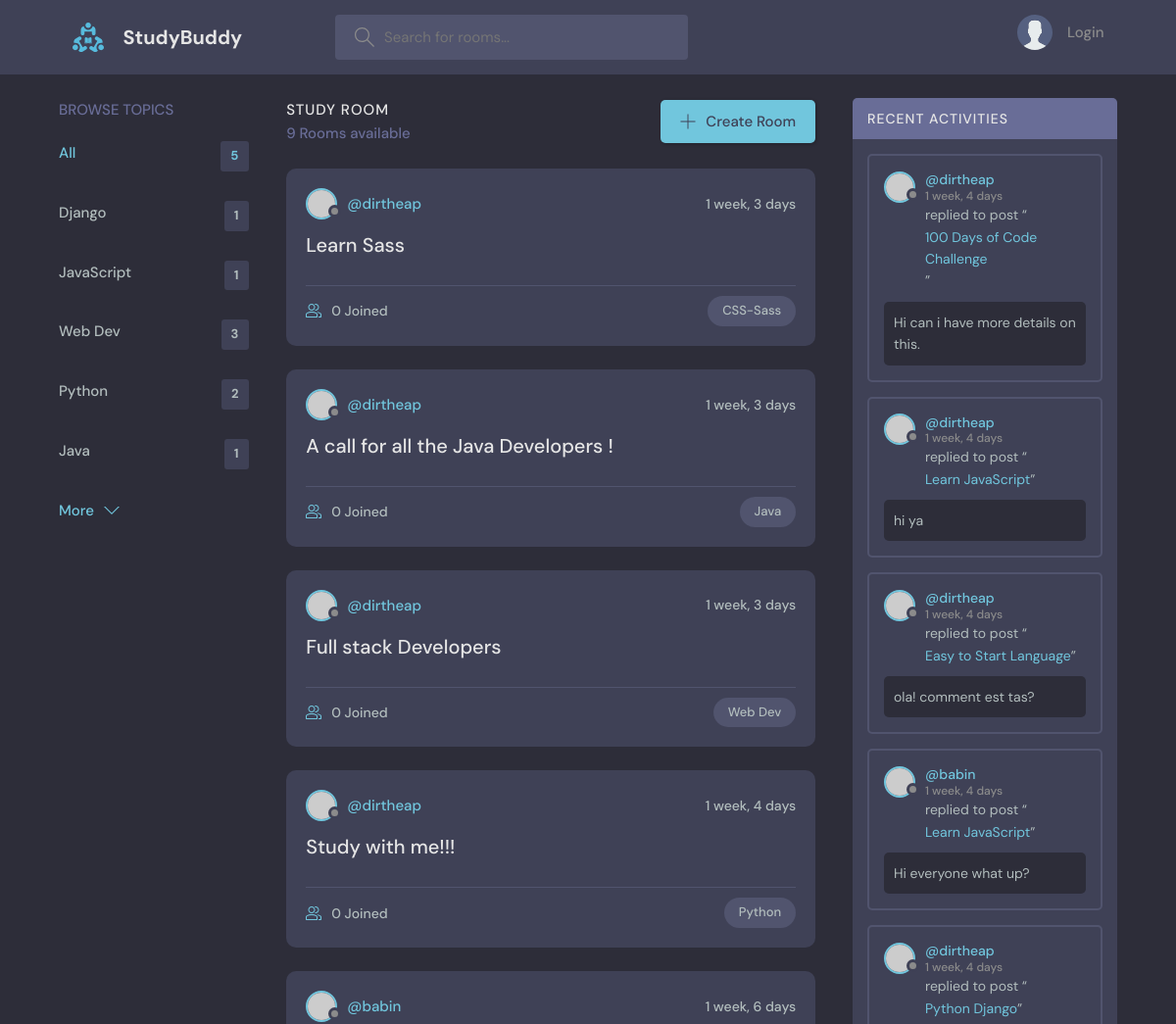
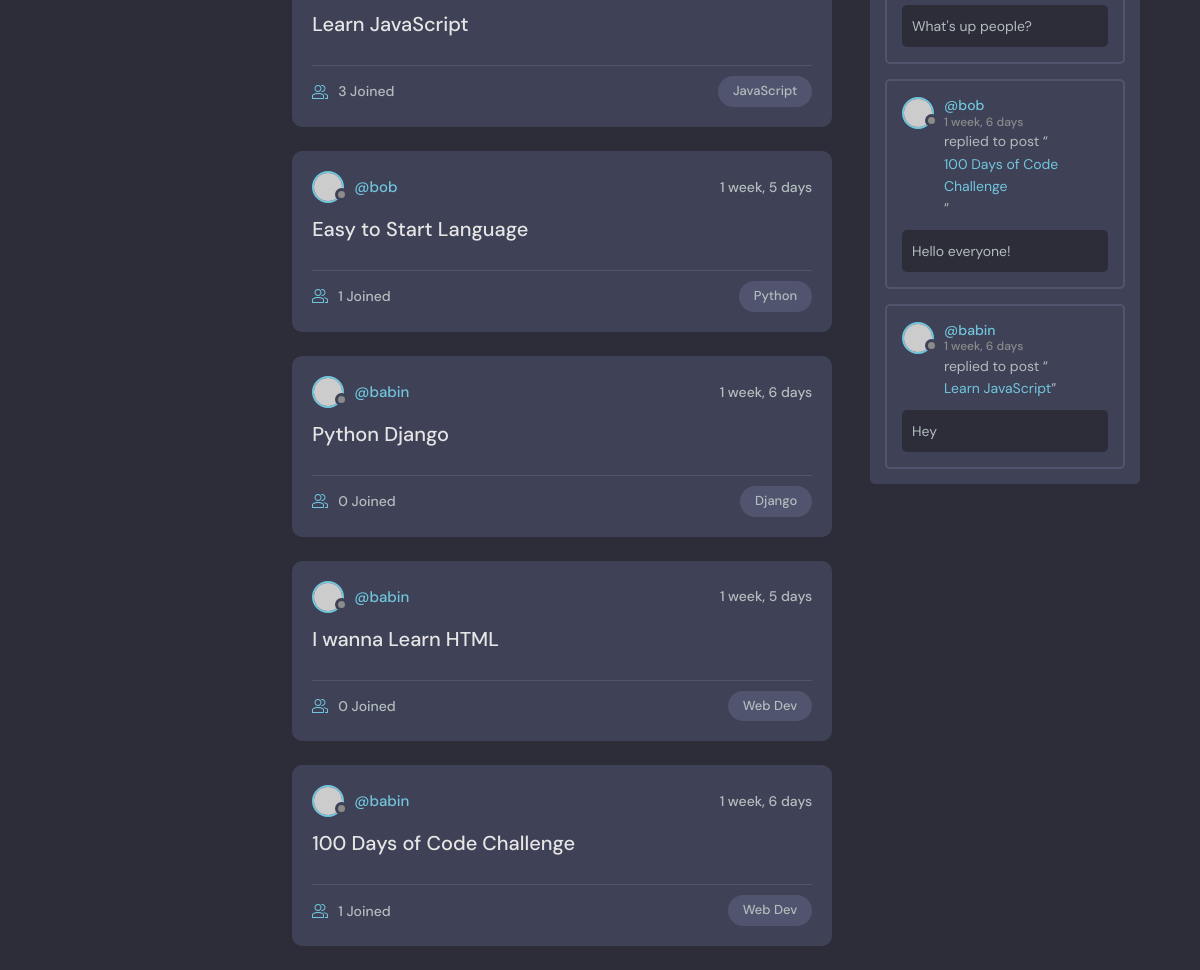
The page / on the database its author committed (2 pictures, top to bottom).
### base/models.py (models this page shows, shortened)
class Topic(models.Model):
    name = models.CharField(max_length=200)

class Room(models.Model):
    host = models.ForeignKey(User, on_delete=models.SET_NULL, null=True)
    topic = models.ForeignKey(Topic, on_delete=models.SET_NULL, null=True)
    name = models.CharField(max_length=200)
    description = models.TextField(null=True, blank=True)
    participants = models.ManyToManyField(User, related_name='participants', blank=True)
    updated = models.DateTimeField(auto_now=True) # auto_now will take every new timestamp
    created = models.DateTimeField(auto_now_add=True) # auto_now_add saves the timestamp firstime it's created
    class Meta:
        ordering = ['-updated', '-created']  # - makes desc order- new first in view, ('-created' '-updated')
    def __str__(self):
        return self.name

class Message(models.Model):
    user = models.ForeignKey(User, on_delete=models.CASCADE)
    room = models.ForeignKey(Room, on_delete=models.CASCADE)
    body = models.TextField()
    updated = models.DateTimeField(auto_now=True)
    created = models.DateTimeField(auto_now_add=True)
    class Meta:
        ordering = ['-updated', '-created']

### base/views.py (the view)
# urls.py: path('', views.home, name="home"),
def home(request):
    q = request.GET.get('q') if request.GET.get('q') != None else ''
    rooms = Room.objects.filter(
        Q(topic__name__icontains=q) |
        Q(name__icontains=q) |
        Q(description__icontains=q)
    )
    topics = Topic.objects.all()[0:5]
    room_count = rooms.count()
    room_messages = Message.objects.filter(Q(room__topic__name__icontains=q))
    context = {'rooms': rooms, 'topics': topics, 'room_count': room_count,
               'room_messages': room_messages}
    return render(request, 'base/home.html', context)

### base/templates/base/home.html (shortened to what this page needs)
{% extends 'main.html' %}
{% block content %}
    <main class="layout layout--3">
      <div class="container">
        {% include 'base/topics_component.html' %}
        <div class="roomList">
          <div class="roomList__header">
            <div>
              <h2>Study Room</h2>
              <p>{{room_count}} Rooms available</p>
            </div>
            <a class="btn btn--main" href="{% url 'create-room' %}">
              <svg version="1.1" xmlns="http://www.w3.org/2000/svg" width="32" height="32" viewBox="0 0 32 32">
                <title>add</title>
                <path
                  d="M16.943 0.943h-1.885v14.115h-14.115v1.885h14.115v14.115h1.885v-14.115h14.115v-1.885h-14.115v-14.115z"
                ></path>
              </svg>
              Create Room
            </a>
          </div>
          {% include 'base/feed_component.html' %}
        </div>
        {% include 'base/activity_component.html' %}
      </div>
    </main>
    {% endblock content %}

### base/templates/base/topics_component.html
<div class="topics">
    <div class="topics__header">
      <h2>Browse Topics</h2>
    </div>
    <ul class="topics__list">
      <li>
        <a href="{% url 'home' %}" class="active">All <span>{{topics.count}}</span></a>
      </li>
      {%for topic in topics %}
      <li>
        <a href="{% url 'home' %}?q={{topic.name}}">{{topic.name}} <span>{{topic.room_set.all.count}}</span></a>
      </li>
      {% endfor %}
    </ul>
    <a class="btn btn--link" href="{% url 'topics' %}">
      More
      <svg version="1.1" xmlns="http://www.w3.org/2000/svg" width="32" height="32" viewBox="0 0 32 32">
        <title>chevron-down</title>
        <path d="M16 21l-13-13h-3l16 16 16-16h-3l-13 13z"></path>
      </svg>
    </a>
  </div>

### base/templates/base/feed_component.html (shortened to what this page needs)
{% for room in rooms %}
 <div class="roomListRoom">
    <div class="roomListRoom__header">
      <a href="{% url 'user-profile' room.host.id %}" class="roomListRoom__author">
        <div class="avatar avatar--small">
          <img src="https://randomuser.me/api/portraits/women/11.jpg" />
        </div>
        <span>@{{room.host.username}}</span>
      </a>
      <div class="roomListRoom__actions">
        <span>{{room.created|timesince}}</span>
      </div>
    </div>
    <div class="roomListRoom__content">
      <a href="{% url 'room' room.id %}">{{room.name}}</a>
    </div>
    <div class="roomListRoom__meta">
      <a href="{% url 'room' room.id %}" class="roomListRoom__joined">
        {{room.participants.all.count}} Joined
      </a>
      <p class="roomListRoom__topic">{{room.topic.name}}</p>
    </div>
  </div>
{% endfor %}

### base/templates/base/activity_component.html (shortened to what this page needs)
<div class="activities">
    <div class="activities__header">
      <h2>Recent Activities</h2>
    </div>
    {% for message in room_messages %}
    <div class="activities__box">
      <div class="activities__boxHeader roomListRoom__header">
        <a href="{% url 'user-profile' message.user.id %}" class="roomListRoom__author">
          <div class="avatar avatar--small">
            <img src="https://randomuser.me/api/portraits/women/11.jpg" />
          </div>
          <p>
            @{{message.user}}
            <span>{{message.created|timesince}}</span>
          </p>
        </a>
      </div>
      <div class="activities__boxContent">
        <p>replied to post “<a href="{% url 'room' message.room.id %}">{{message.room}}</a>”</p>
        <div class="activities__boxRoomContent">
         {{message.body}}
        </div>
      </div>
    </div>
    {% endfor %}
  </div>

### rows shown on the page
Topic: name "Django", room_set.all.count "1"
Topic: name "JavaScript", room_set.all.count "1"
Topic: name "Web Dev", room_set.all.count "3"
Topic: name "Python", room_set.all.count "2"
Topic: name "Java", room_set.all.count "1"
Room: host.username "dirtheap", created "1 week, 3 days", name "Learn Sass", participants.all.count "0", topic.name "CSS-Sass"
Room: host.username "dirtheap", created "1 week, 3 days", name "A call for all the Java Developers !", participants.all.count "0", topic.name "Java"
Room: host.username "dirtheap", created "1 week, 3 days", name "Full stack Developers", participants.all.count "0", topic.name "Web Dev"
Room: host.username "dirtheap", created "1 week, 4 days", name "Study with me!!!", participants.all.count "0", topic.name "Python"
Room: host.username "babin", created "1 week, 6 days", name "Learn JavaScript", participants.all.count "3", topic.name "JavaScript"
Room: host.username "bob", created "1 week, 5 days", name "Easy to Start Language", participants.all.count "1", topic.name "Python"
Room: host.username "babin", created "1 week, 6 days", name "Python Django", participants.all.count "0", topic.name "Django"
Room: host.username "babin", created "1 week, 5 days", name "I wanna Learn HTML", participants.all.count "0", topic.name "Web Dev"
Room: host.username "babin", created "1 week, 6 days", name "100 Days of Code Challenge", participants.all.count "1", topic.name "Web Dev"
Message: user "dirtheap", created "1 week, 4 days", room "100 Days of Code Challenge", body "Hi can i have more details on this."
Message: user "dirtheap", created "1 week, 4 days", room "Learn JavaScript", body "hi ya"
Message: user "dirtheap", created "1 week, 4 days", room "Easy to Start Language", body "ola! comment est tas?"
Message: user "babin", created "1 week, 4 days", room "Learn JavaScript", body "Hi everyone what up?"
Message: user "dirtheap", created "1 week, 4 days", room "Python Django", body "What's up people?"
Message: user "bob", created "1 week, 6 days", room "100 Days of Code Challenge", body "Hello everyone!"
Message: user "babin", created "1 week, 6 days", room "Learn JavaScript", body "Hey"

### other values the page prints
{{ topics.count }} "5"
{{ room_count }} "9"
